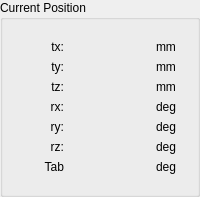
       <widget class="QGroupBox" name="curPos">
        <property name="title">
         <string>Current Position</string>
        </property>
        <layout class="QGridLayout" name="gridLayout_7" columnstretch="1,1">
         <item row="0" column="1">
          <layout class="QGridLayout" name="curPosGrid">
           <property name="leftMargin">
            <number>9</number>
           </property>
           <property name="topMargin">
            <number>9</number>
           </property>
           <property name="rightMargin">
            <number>9</number>
           </property>
           <property name="bottomMargin">
            <number>9</number>
           </property>
           <item row="3" column="0">
            <widget class="QLabel" name="curRxLabel">
             <property name="minimumSize">
              <size>
               <width>30</width>
               <height>0</height>
              </size>
             </property>
             <property name="text">
              <string>rx:</string>
             </property>
             <property name="alignment">
              <set>Qt::AlignRight|Qt::AlignTrailing|Qt::AlignVCenter</set>
             </property>
            </widget>
           </item>
           <item row="2" column="2">
            <widget class="QLabel" name="curTzUnit">
             <property name="text">
              <string>mm</string>
             </property>
            </widget>
           </item>
           <item row="3" column="2">
            <widget class="QLabel" name="curRxUnit">
             <property name="text">
              <string>deg</string>
             </property>
            </widget>
           </item>
           <item row="2" column="0">
            <widget class="QLabel" name="curTzLabel">
             <property name="text">
              <string>tz:</string>
             </property>
             <property name="alignment">
              <set>Qt::AlignRight|Qt::AlignTrailing|Qt::AlignVCenter</set>
             </property>
            </widget>
           </item>
           <item row="4" column="1">
            <widget class="QLabel" name="curRy">
             <property name="minimumSize">
              <size>
               <width>80</width>
               <height>0</height>
              </size>
             </property>
             <property name="text">
              <string/>
             </property>
             <property name="alignment">
              <set>Qt::AlignRight|Qt::AlignTrailing|Qt::AlignVCenter</set>
             </property>
            </widget>
           </item>
           <item row="5" column="1">
            <widget class="QLabel" name="curRz">
             <property name="minimumSize">
              <size>
               <width>80</width>
               <height>0</height>
              </size>
             </property>
             <property name="toolTip">
              <string>This is only the Hexapod rotation around Z</string>
             </property>
             <property name="text">
              <string/>
             </property>
             <property name="alignment">
              <set>Qt::AlignRight|Qt::AlignTrailing|Qt::AlignVCenter</set>
             </property>
            </widget>
           </item>
           <item row="1" column="2">
            <widget class="QLabel" name="curTyUnit">
             <property name="text">
              <string>mm</string>
             </property>
            </widget>
           </item>
           <item row="5" column="2">
            <widget class="QLabel" name="curRzUnit">
             <property name="text">
              <string>deg</string>
             </property>
            </widget>
           </item>
           <item row="4" column="2">
            <widget class="QLabel" name="curRyUnit">
             <property name="text">
              <string>deg</string>
             </property>
            </widget>
           </item>
           <item row="4" column="0">
            <widget class="QLabel" name="curRyLabel">
             <property name="minimumSize">
              <size>
               <width>30</width>
               <height>0</height>
              </size>
             </property>
             <property name="text">
              <string>ry:</string>
             </property>
             <property name="alignment">
              <set>Qt::AlignRight|Qt::AlignTrailing|Qt::AlignVCenter</set>
             </property>
            </widget>
           </item>
           <item row="1" column="1">
            <widget class="QLabel" name="curTy">
             <property name="minimumSize">
              <size>
               <width>80</width>
               <height>0</height>
              </size>
             </property>
             <property name="text">
              <string/>
             </property>
             <property name="alignment">
              <set>Qt::AlignRight|Qt::AlignTrailing|Qt::AlignVCenter</set>
             </property>
            </widget>
           </item>
           <item row="0" column="2">
            <widget class="QLabel" name="curTxUnit">
             <property name="text">
              <string>mm</string>
             </property>
            </widget>
           </item>
           <item row="2" column="1">
            <widget class="QLabel" name="curTz">
             <property name="minimumSize">
              <size>
               <width>80</width>
               <height>0</height>
              </size>
             </property>
             <property name="text">
              <string/>
             </property>
             <property name="alignment">
              <set>Qt::AlignRight|Qt::AlignTrailing|Qt::AlignVCenter</set>
             </property>
            </widget>
           </item>
           <item row="0" column="0">
            <widget class="QLabel" name="curTxLabel">
             <property name="text">
              <string>tx:</string>
             </property>
             <property name="alignment">
              <set>Qt::AlignRight|Qt::AlignTrailing|Qt::AlignVCenter</set>
             </property>
            </widget>
           </item>
           <item row="1" column="0">
            <widget class="QLabel" name="curTyLabel">
             <property name="text">
              <string>ty:</string>
             </property>
             <property name="alignment">
              <set>Qt::AlignRight|Qt::AlignTrailing|Qt::AlignVCenter</set>
             </property>
            </widget>
           </item>
           <item row="3" column="1">
            <widget class="QLabel" name="curRx">
             <property name="minimumSize">
              <size>
               <width>80</width>
               <height>0</height>
              </size>
             </property>
             <property name="text">
              <string/>
             </property>
             <property name="alignment">
              <set>Qt::AlignRight|Qt::AlignTrailing|Qt::AlignVCenter</set>
             </property>
            </widget>
           </item>
           <item row="5" column="0">
            <widget class="QLabel" name="curRzLabel">
             <property name="minimumSize">
              <size>
               <width>30</width>
               <height>0</height>
              </size>
             </property>
             <property name="text">
              <string>rz:</string>
             </property>
             <property name="alignment">
              <set>Qt::AlignRight|Qt::AlignTrailing|Qt::AlignVCenter</set>
             </property>
            </widget>
           </item>
           <item row="6" column="0">
            <widget class="QLabel" name="curTabLabel">
             <property name="minimumSize">
              <size>
               <width>30</width>
               <height>0</height>
              </size>
             </property>
             <property name="text">
              <string>Tab</string>
             </property>
             <property name="alignment">
              <set>Qt::AlignRight|Qt::AlignTrailing|Qt::AlignVCenter</set>
             </property>
            </widget>
           </item>
           <item row="6" column="2">
            <widget class="QLabel" name="curTabUnit">
             <property name="text">
              <string>deg</string>
             </property>
            </widget>
           </item>
           <item row="6" column="1">
            <widget class="QLabel" name="curTab">
             <property name="minimumSize">
              <size>
               <width>80</width>
               <height>0</height>
              </size>
             </property>
             <property name="toolTip">
              <string>This is only the Hexapod rotation around Z</string>
             </property>
             <property name="text">
              <string/>
             </property>
             <property name="alignment">
              <set>Qt::AlignRight|Qt::AlignTrailing|Qt::AlignVCenter</set>
             </property>
            </widget>
           </item>
           <item row="0" column="1">
            <widget class="QLabel" name="curTx">
             <property name="minimumSize">
              <size>
               <width>80</width>
               <height>0</height>
              </size>
             </property>
             <property name="text">
              <string/>
             </property>
             <property name="alignment">
              <set>Qt::AlignRight|Qt::AlignTrailing|Qt::AlignVCenter</set>
             </property>
            </widget>
           </item>
          </layout>
         </item>
        </layout>
       </widget>
